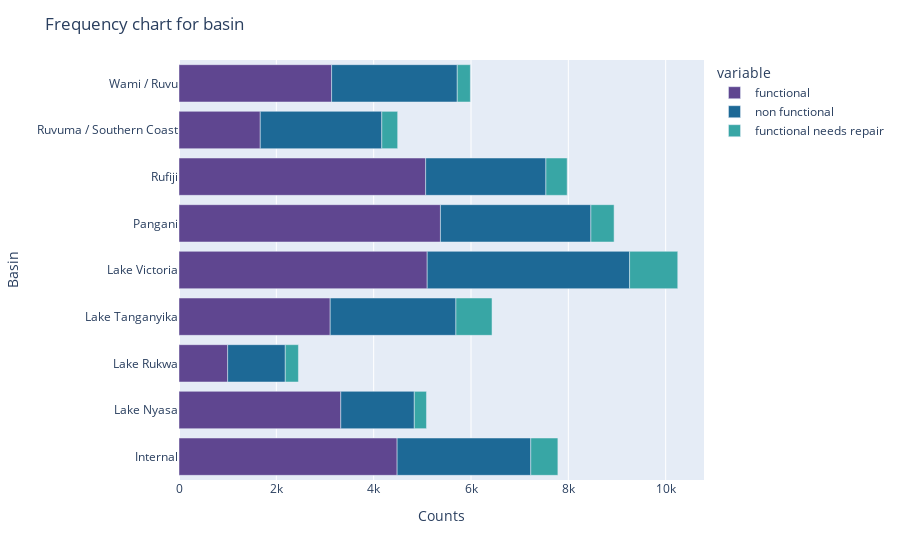

Notebook code cell kept with this figure:
### Code cell
colors = plotly.colors.qualitative.Prism
fig=px.bar(df_basin,orientation='h',color_discrete_sequence=colors,)
fig.update_layout(title = "Frequency chart for basin",
     xaxis_title = 'Counts', yaxis_title = 'Basin')
fig.show()

### Figure 1 — Plotly figure (JSON) as saved in the notebook; plotly's stock layout.template omitted (floating-point values rounded to 4 significant figures)
{"data": [{"alignmentgroup": "True", "hovertemplate": "variable=functional<br>value=%{x}<br>basin=%{y}<extra></extra>", "legendgroup": "functional", "marker": {"color": "rgb(95, 70, 144)", "pattern": {"shape": ""}}, "name": "functional", "offsetgroup": "functional", "orientation": "h", "showlegend": true, "textposition": "auto", "type": "bar", "x": [4482, 3324, 1000, 3107, 5100, 5372, 5068, 1670, 3136], "xaxis": "x", "y": ["Internal", "Lake Nyasa", "Lake Rukwa", "Lake Tanganyika", "Lake Victoria", "Pangani", "Rufiji", "Ruvuma / Southern Coast", "Wami / Ruvu"], "yaxis": "y"}, {"alignmentgroup": "True", "hovertemplate": "variable=non functional<br>value=%{x}<br>basin=%{y}<extra></extra>", "legendgroup": "non functional", "marker": {"color": "rgb(29, 105, 150)", "pattern": {"shape": ""}}, "name": "non functional", "offsetgroup": "non functional", "orientation": "h", "showlegend": true, "textposition": "auto", "type": "bar", "x": [2746, 1511, 1184, 2583, 4159, 3091, 2471, 2497, 2582], "xaxis": "x", "y": ["Internal", "Lake Nyasa", "Lake Rukwa", "Lake Tanganyika", "Lake Victoria", "Pangani", "Rufiji", "Ruvuma / Southern Coast", "Wami / Ruvu"], "yaxis": "y"}, {"alignmentgroup": "True", "hovertemplate": "variable=functional needs repair<br>value=%{x}<br>basin=%{y}<extra></extra>", "legendgroup": "functional needs repair", "marker": {"color": "rgb(56, 166, 165)", "pattern": {"shape": ""}}, "name": "functional needs repair", "offsetgroup": "functional needs repair", "orientation": "h", "showlegend": true, "textposition": "auto", "type": "bar", "x": [557, 250, 270, 742, 989, 477, 437, 326, 269], "xaxis": "x", "y": ["Internal", "Lake Nyasa", "Lake Rukwa", "Lake Tanganyika", "Lake Victoria", "Pangani", "Rufiji", "Ruvuma / Southern Coast", "Wami / Ruvu"], "yaxis": "y"}], "layout": {"barmode": "relative", "legend": {"title": {"text": "variable"}, "tracegroupgap": 0}, "margin": {"t": 60}, "title": {"text": "Frequency chart for basin"}, "xaxis": {"anchor": "y", "domain": [0, 1], "title": {"text": "Counts"}}, "yaxis": {"anchor": "x", "domain": [0, 1], "title": {"text": "Basin"}}}}
